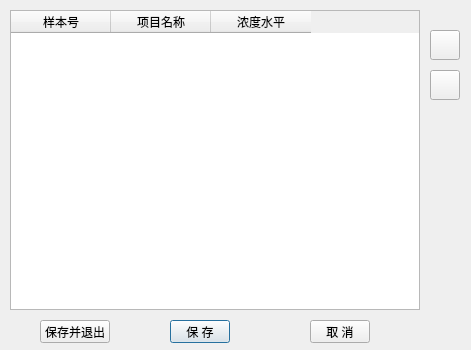
<?xml version="1.0" encoding="UTF-8"?>
<ui version="4.0">
 <class>ReceiveSetupDialog</class>
 <widget class="QDialog" name="ReceiveSetupDialog">
  <property name="geometry">
   <rect>
    <x>0</x>
    <y>0</y>
    <width>471</width>
    <height>350</height>
   </rect>
  </property>
  <property name="minimumSize">
   <size>
    <width>471</width>
    <height>350</height>
   </size>
  </property>
  <property name="maximumSize">
   <size>
    <width>471</width>
    <height>350</height>
   </size>
  </property>
  <property name="windowTitle">
   <string>接收设置</string>
  </property>
  <widget class="QTableWidget" name="tableWidget">
   <property name="geometry">
    <rect>
     <x>10</x>
     <y>10</y>
     <width>410</width>
     <height>300</height>
    </rect>
   </property>
   <property name="gridStyle">
    <enum>Qt::SolidLine</enum>
   </property>
   <property name="columnCount">
    <number>3</number>
   </property>
   <attribute name="verticalHeaderVisible">
    <bool>false</bool>
   </attribute>
   <column>
    <property name="text">
     <string>样本号</string>
    </property>
   </column>
   <column>
    <property name="text">
     <string>项目名称</string>
    </property>
   </column>
   <column>
    <property name="text">
     <string>浓度水平</string>
    </property>
   </column>
  </widget>
  <widget class="QToolButton" name="Add_ToolButton">
   <property name="geometry">
    <rect>
     <x>430</x>
     <y>30</y>
     <width>30</width>
     <height>30</height>
    </rect>
   </property>
   <property name="text">
    <string/>
   </property>
   <property name="icon">
    <iconset resource="pics.qrc">
     <normaloff>:/pics/Add_213px.png</normaloff>:/pics/Add_213px.png</iconset>
   </property>
   <property name="iconSize">
    <size>
     <width>20</width>
     <height>20</height>
    </size>
   </property>
  </widget>
  <widget class="QToolButton" name="Delete_ToolButton">
   <property name="geometry">
    <rect>
     <x>430</x>
     <y>70</y>
     <width>30</width>
     <height>30</height>
    </rect>
   </property>
   <property name="text">
    <string/>
   </property>
   <property name="icon">
    <iconset resource="pics.qrc">
     <normaloff>:/pics/Remove_213px.png</normaloff>:/pics/Remove_213px.png</iconset>
   </property>
   <property name="iconSize">
    <size>
     <width>20</width>
     <height>20</height>
    </size>
   </property>
  </widget>
  <widget class="QPushButton" name="Save_PushButton">
   <property name="geometry">
    <rect>
     <x>170</x>
     <y>320</y>
     <width>60</width>
     <height>23</height>
    </rect>
   </property>
   <property name="text">
    <string>保 存</string>
   </property>
  </widget>
  <widget class="QPushButton" name="Cancel_PushButton">
   <property name="geometry">
    <rect>
     <x>310</x>
     <y>320</y>
     <width>60</width>
     <height>23</height>
    </rect>
   </property>
   <property name="text">
    <string>取 消</string>
   </property>
  </widget>
  <widget class="QPushButton" name="Ensure_PushButton">
   <property name="geometry">
    <rect>
     <x>40</x>
     <y>320</y>
     <width>70</width>
     <height>23</height>
    </rect>
   </property>
   <property name="text">
    <string>保存并退出</string>
   </property>
  </widget>
 </widget>
 <resources>
  <include location="pics.qrc"/>
 </resources>
 <connections/>
</ui>
